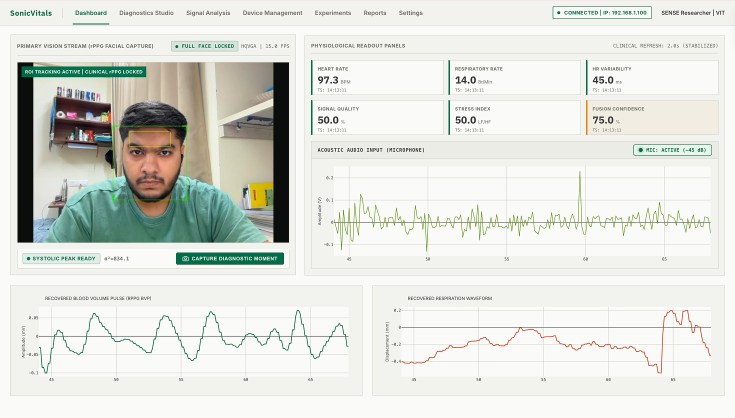
#> input picture Report/images/Dashboard.png, 1470 x 836 px (shown at 1/2 size); its folder holds only this picture in this run
$ python -i rppg_engine.py   (imports and definitions only)   (older library calls are emulated)
#> lines starting #> are read from the running program, lines starting #| are printed output that depends on the picture; after the words box and inside, x2 and y2 are one past the last pixel; in counts of white or black regions, pixels touching at a corner belong together
#> further down, picture is the input picture: shape (836, 1470, 3); mean B, G, R 219.2, 224.7, 222.7
import numpy as np
import cv2
import time
import base64
from scipy.signal import butter, filtfilt, welch

class RPPGEngine:
    def __init__(self, fps=15.0, calib_seconds=6.0):
        self.fps = fps
        self.calib_seconds = calib_seconds
        self.min_calib_frames = int(fps * calib_seconds)
        self.buffer_size = int(fps * 30.0)

        cascade_path = cv2.data.haarcascades + 'haarcascade_frontalface_default.xml'
        self.face_cascade = cv2.CascadeClassifier(cascade_path)
        eye_path = cv2.data.haarcascades + 'haarcascade_eye.xml'
        self.eye_cascade = cv2.CascadeClassifier(eye_path)

        self.rgb_history = []
        self.time_history = []

        self.patient_detected = False
        self.no_face_frames = 0
        self.last_face_rect = None
        self.calibration_start_time = None

        # Full-Face Visibility & Alignment States
        self.full_face_visible = False
        self.face_alignment_status = 'NO_PATIENT'
        self.face_guidance = 'Searching for patient face...'

        self.last_display_update = 0.0
        self.display_update_interval = 2.0

        self.display_hr = None
        self.display_rr = None
        self.display_hrv = None
        self.display_spo2 = None
        self.display_quality = None
        self.display_confidence = None
        self.display_stress = None
        self.status = 'NO_PATIENT'

        # Best Moment Tracker for Clinical Diagnostic Snapshot
        self.best_moment = {
            'frame': None,
            'sharpness': 0.0,
            'face_rect': None,
            'timestamp': 0.0,
            'cardiac_phase': 'BASELINE',
            'full_face_visible': False
        }
        self.best_moment_window_start = time.time()
        self.best_moment_window_duration = 8.0 # Refresh best moment every 8s
        self.latest_raw_frame = None

        nyq = self.fps / 2.0
        self.b_cardiac, self.a_cardiac = butter(3, [0.75 / nyq, 2.5 / nyq], btype='band')
        self.b_resp, self.a_resp = butter(2, [0.15 / nyq, 0.40 / nyq], btype='band')

    def validate_full_face(self, bgr_img, face_rect):
        """
        Strictly validates that the patient's entire face is fully visible within the frame:
        1. Boundary Margin: Face must not intersect or border frame edges (left, right, top, bottom).
        2. Scale check: Face size must be between 20% and 88% of frame width/height.
        3. Frontal aspect ratio: 0.65 to 1.30 (rejects side profiles or partial Haar slices).
        4. Anatomical ROI containment: All 5 clinical zones (forehead, bilateral cheeks, sclera, lips)
           must reside strictly inside the frame boundaries with positive margins.
        5. Bilateral illumination & consistency: Both cheeks illuminated without extreme occlusion.

        Returns:
            (is_full: bool, status_code: str, guidance_message: str)
        """
        if bgr_img is None or face_rect is None:
            return False, 'NO_IMAGE', 'No sensor image available'

        h, w = bgr_img.shape[:2]
        fx, fy, fw, fh = [int(v) for v in face_rect]

        # 1. Edge Clearance: Face must not be cut off at any border
        margin_x = max(6, int(0.035 * w))
        margin_y = max(6, int(0.035 * h))

        if fx < margin_x:
            return False, 'CLIPPED_LEFT', 'Left side of face is cut off. Shift right into frame.'
        if (fx + fw) > (w - margin_x):
            return False, 'CLIPPED_RIGHT', 'Right side of face is cut off. Shift left into frame.'
        if fy < margin_y:
            return False, 'CLIPPED_TOP', 'Forehead is cut off at top. Lower camera or move down.'
        if (fy + fh) > (h - margin_y):
            return False, 'CLIPPED_BOTTOM', 'Chin is cut off at bottom. Raise camera or move up.'

        # 2. Scale / Distance Bounds
        min_fw = int(0.20 * w)
        min_fh = int(0.22 * h)
        max_fw = int(0.88 * w)
        max_fh = int(0.90 * h)

        if fw < min_fw or fh < min_fh:
            return False, 'TOO_FAR', 'Face is too far away. Move closer to camera.'
        if fw > max_fw or fh > max_fh:
            return False, 'TOO_CLOSE', 'Face is too close to camera. Move slightly back.'

        # 3. Frontal Aspect Ratio (Width / Height)
        aspect = float(fw) / float(max(1, fh))
        if aspect < 0.65:
            return False, 'NARROW_ASPECT', 'Face tilted or turned sideways. Look directly at camera.'
        if aspect > 1.30:
            return False, 'WIDE_ASPECT', 'Face aspect distorted. Look directly at camera.'

        # 4. Strict Anatomical ROI Containment
        rois = {
            'Forehead': (int(fx + 0.20 * fw), int(fy + 0.08 * fh), int(0.60 * fw), int(0.18 * fh)),
            'Left Cheek': (int(fx + 0.12 * fw), int(fy + 0.44 * fh), int(0.26 * fw), int(0.24 * fh)),
            'Right Cheek': (int(fx + 0.62 * fw), int(fy + 0.44 * fh), int(0.26 * fw), int(0.24 * fh)),
            'Sclera': (int(fx + 0.20 * fw), int(fy + 0.28 * fh), int(0.60 * fw), int(0.14 * fh)),
            'Lips': (int(fx + 0.28 * fw), int(fy + 0.74 * fh), int(0.44 * fw), int(0.18 * fh))
        }
        for name, (rx, ry, rw_roi, rh_roi) in rois.items():
            if rx < 2 or ry < 2 or (rx + rw_roi) > (w - 2) or (ry + rh_roi) > (h - 2):
                return False, 'ROI_TRUNCATED', f'{name} zone cut off by frame edge. Center face.'

        # 5. Bilateral Cheek Tissue & Illumination Validation
        lc_box = rois['Left Cheek']
        rc_box = rois['Right Cheek']
        lc_patch = bgr_img[lc_box[1]:lc_box[1]+lc_box[3], lc_box[0]:lc_box[0]+lc_box[2]]
        rc_patch = bgr_img[rc_box[1]:rc_box[1]+rc_box[3], rc_box[0]:rc_box[0]+rc_box[2]]

        if lc_patch.size > 0 and rc_patch.size > 0:
            lc_lum = float(np.mean(lc_patch))
            rc_lum = float(np.mean(rc_patch))
            if lc_lum < 15.0 or rc_lum < 15.0:
                return False, 'LOW_LIGHT', 'Lighting insufficient on face. Ensure direct light.'
            lum_diff = abs(lc_lum - rc_lum) / (lc_lum + rc_lum + 1e-5)
            if lum_diff > 0.45:
                return False, 'OCCLUSION_OR_TURN', 'Face partially shaded or turned. Look straight ahead.'

        return True, 'FULL_FACE_OPTIMAL', 'Full face fully visible and centered'

    def process_frame(self, bgr_img):
        now = time.time()
        self.latest_raw_frame = bgr_img.copy()
        h, w = bgr_img.shape[:2]
#> h = 836; w = 1470

        gray = cv2.cvtColor(bgr_img, cv2.COLOR_BGR2GRAY)
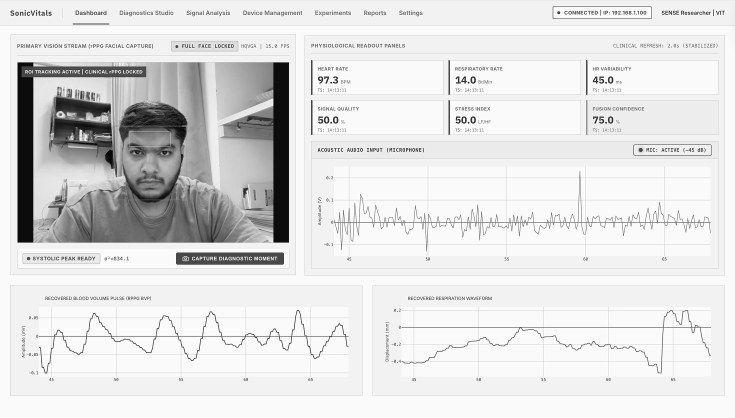
#> gray: shape (836, 1470) (shown at 1/2 size); min 0, max 255, mean 223.7
        gray_eq = cv2.equalizeHist(gray)
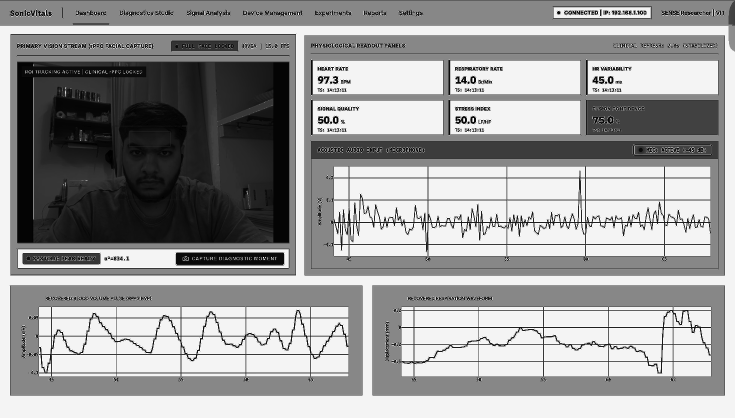
#> gray_eq: shape (836, 1470) (shown at 1/2 size); min 0, max 255, mean 156.4
        faces = self.face_cascade.detectMultiScale(gray_eq, scaleFactor=1.08, minNeighbors=3, minSize=(28, 28))
#> faces = [[209, 235, 182, 182]]

        face_found = len(faces) > 0
#> face_found = True
        annotated = bgr_img.copy()
        sharpness = float(cv2.Laplacian(gray_eq, cv2.CV_64F).var())
#> sharpness = 9001.8

        if face_found:
            largest_face = max(faces, key=lambda r: r[2] * r[3])
#> largest_face = [209, 235, 182, 182]
            fx, fy, fw, fh = largest_face
#> fx = 209; fy = 235; fw = 182; fh = 182

            if self.last_face_rect is None:
                self.last_face_rect = [float(fx), float(fy), float(fw), float(fh)]
#> self.last_face_rect = [209, 235, 182, 182]
            else:
                for idx, target in enumerate([fx, fy, fw, fh]):
                    self.last_face_rect[idx] = 0.75 * self.last_face_rect[idx] + 0.25 * target

            sfx, sfy, sfw, sfh = [int(v) for v in self.last_face_rect]
#> sfx = 209; sfy = 235; sfw = 182; sfh = 182

            # Validate Full-Face Visibility
            is_full, status_code, status_msg = self.validate_full_face(bgr_img, [sfx, sfy, sfw, sfh])
#> is_full = False; status_code = 'TOO_FAR'
            self.full_face_visible = is_full
#> self.full_face_visible = False
            self.face_alignment_status = status_code
#> self.face_alignment_status = 'TOO_FAR'
            self.face_guidance = status_msg

            roi_x = max(0, int(sfx + 0.22 * sfw))
#> roi_x = 249
            roi_y = max(0, int(sfy + 0.08 * sfh))
#> roi_y = 249
            roi_w = max(4, min(w - roi_x, int(0.56 * sfw)))
#> roi_w = 101
            roi_h = max(4, min(h - roi_y, int(0.20 * sfh)))
#> roi_h = 36

            roi = bgr_img[roi_y:roi_y+roi_h, roi_x:roi_x+roi_w]
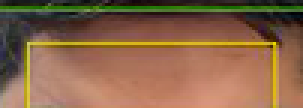
#> roi: shape (36, 101, 3) (shown 3 times larger); mean B, G, R 72.7, 100.9, 136.9
            if roi.size > 0:
                mean_b = float(np.mean(roi[:, :, 0]))
#> mean_b = 72.68
                mean_g = float(np.mean(roi[:, :, 1]))
#> mean_g = 100.9
                mean_r = float(np.mean(roi[:, :, 2]))
#> mean_r = 136.9

                self.rgb_history.append((mean_r, mean_g, mean_b))
                self.time_history.append(now)
                if len(self.rgb_history) > self.buffer_size:
                    self.rgb_history.pop(0)
                    self.time_history.pop(0)

            self.no_face_frames = 0
            self.patient_detected = True

            if self.calibration_start_time is None:
                self.calibration_start_time = now

            # Visual HUD Overlay
            if is_full:
                # FULL FACE LOCKED - Clean clinical corner brackets (no pixelated text)
                cv2.rectangle(annotated, (sfx, sfy), (sfx + sfw, sfy + sfh), (0, 220, 100), 1)
                # Corner brackets
                c_len = max(5, min(12, sfw // 5, sfh // 5))
                cv2.line(annotated, (sfx, sfy), (sfx + c_len, sfy), (0, 230, 100), 2)
                cv2.line(annotated, (sfx, sfy), (sfx, sfy + c_len), (0, 230, 100), 2)
                cv2.line(annotated, (sfx + sfw, sfy), (sfx + sfw - c_len, sfy), (0, 230, 100), 2)
                cv2.line(annotated, (sfx + sfw, sfy), (sfx + sfw, sfy + c_len), (0, 230, 100), 2)
                cv2.line(annotated, (sfx, sfy + sfh), (sfx + c_len, sfy + sfh), (0, 230, 100), 2)
                cv2.line(annotated, (sfx, sfy + sfh), (sfx, sfy + sfh - c_len), (0, 230, 100), 2)
                cv2.line(annotated, (sfx + sfw, sfy + sfh), (sfx + sfw - c_len, sfy + sfh), (0, 230, 100), 2)
                cv2.line(annotated, (sfx + sfw, sfy + sfh), (sfx + sfw, sfy + sfh - c_len), (0, 230, 100), 2)

                # Forehead rPPG ROI (clean subtle box, no text)
                cv2.rectangle(annotated, (roi_x, roi_y), (roi_x + roi_w, roi_y + roi_h), (0, 230, 230), 1)

                # ONLY Buffer Best Moment when FULL FACE is completely visible
                is_systolic = (len(self.rgb_history) > 10 and self.rgb_history[-1][1] > np.mean([x[1] for x in self.rgb_history[-10:]]))
                phase = 'SYSTOLIC_PEAK' if is_systolic else 'RESTING'

                if (now - self.best_moment_window_start > self.best_moment_window_duration) or (self.best_moment['frame'] is None):
                    self.best_moment_window_start = now
                    self.best_moment = {
                        'frame': bgr_img.copy(),
                        'sharpness': sharpness,
                        'face_rect': [sfx, sfy, sfw, sfh],
                        'timestamp': now,
                        'cardiac_phase': phase,
                        'full_face_visible': True
                    }
                elif sharpness > self.best_moment['sharpness']:
                    self.best_moment = {
                        'frame': bgr_img.copy(),
                        'sharpness': sharpness,
                        'face_rect': [sfx, sfy, sfw, sfh],
                        'timestamp': now,
                        'cardiac_phase': phase,
                        'full_face_visible': True
                    }
            else:
                # PARTIAL FACE DETECTED - Amber Warning styling (no pixelated text)
                cv2.rectangle(annotated, (sfx, sfy), (sfx + sfw, sfy + sfh), (0, 140, 255), 1)
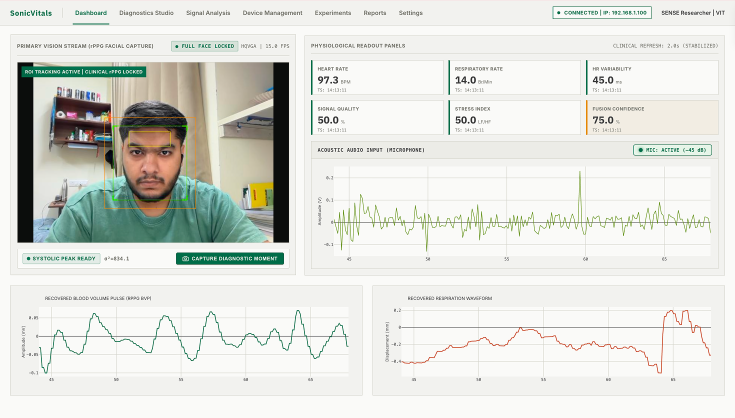
#> annotated: shape (836, 1470, 3) (shown at 1/2 size); 0.06% of pixels changed, all inside (x1, y1, x2, y2) = (209, 235, 392, 418)

                # Directional arrows on frame edges to guide operator
                mid_y = max(10, min(h - 10, sfy + sfh // 2))
#> mid_y = 326
                mid_x = max(10, min(w - 10, sfx + sfw // 2))
#> mid_x = 300
                if status_code == 'CLIPPED_LEFT':
                    cv2.arrowedLine(annotated, (4, mid_y), (26, mid_y), (0, 140, 255), 2, tipLength=0.4)
                elif status_code == 'CLIPPED_RIGHT':
                    cv2.arrowedLine(annotated, (w - 4, mid_y), (w - 26, mid_y), (0, 140, 255), 2, tipLength=0.4)
                elif status_code == 'CLIPPED_TOP':
                    cv2.arrowedLine(annotated, (mid_x, 4), (mid_x, 26), (0, 140, 255), 2, tipLength=0.4)
                elif status_code == 'CLIPPED_BOTTOM':
                    cv2.arrowedLine(annotated, (mid_x, h - 4), (mid_x, h - 26), (0, 140, 255), 2, tipLength=0.4)

                # Notice: We NEVER update self.best_moment here!
        else:
            self.full_face_visible = False
            self.face_alignment_status = 'NO_PATIENT'
            self.face_guidance = 'Searching for patient face...'
            self.no_face_frames += 1
            if self.no_face_frames > int(self.fps * 2.0):
                self.patient_detected = False
                self.last_face_rect = None
                self.calibration_start_time = None
                self.rgb_history.clear()
                self.time_history.clear()
                self.status = 'NO_PATIENT'
                self.display_hr = None
                self.display_rr = None
                self.display_hrv = None
                self.display_spo2 = None
                self.display_quality = None
                self.display_confidence = None
                self.display_stress = None

            cx, cy = w // 2, h // 2
            cv2.drawMarker(annotated, (cx, cy), (0, 140, 255), cv2.MARKER_CROSS, 20, 1)

        buffered_count = len(self.rgb_history)
#> buffered_count = 1
        calib_progress = min(100, int((buffered_count / float(self.min_calib_frames)) * 100))
#> calib_progress = 1
        remaining_sec = max(0, int(self.calib_seconds - (buffered_count / self.fps)))
#> remaining_sec = 5

        latest_bvp_sample = 0.0
        latest_resp_sample = 0.0
        vitals_dict = {}

        if self.patient_detected:
            if buffered_count < self.min_calib_frames:
                self.status = 'CALIBRATING'
                # Even while calibrating, calculate live waveform if at least 25 frames buffered
                if buffered_count >= 25:
                    vitals_dict = self._calculate_clinical_vitals()
                    bvp_sig = vitals_dict.get('bvp_norm', np.array([]))
                    resp_sig = vitals_dict.get('resp_norm', np.array([]))
                    if len(bvp_sig) > 0:
                        latest_bvp_sample = float(bvp_sig[-1])
                    if len(resp_sig) > 0:
                        latest_resp_sample = float(resp_sig[-1])
            else:
                self.status = 'STABLE'
                vitals_dict = self._calculate_clinical_vitals()
                meas_hr = vitals_dict.get('hr', 72.0)
                meas_rr = vitals_dict.get('rr', 16.0)
                meas_hrv = vitals_dict.get('hrv', 50.0)
                meas_spo2 = vitals_dict.get('spo2', 98.0)
                sqi = vitals_dict.get('sqi', 85.0)
                bvp_sig = vitals_dict.get('bvp_norm', np.array([]))
                resp_sig = vitals_dict.get('resp_norm', np.array([]))

                if len(bvp_sig) > 0:
                    latest_bvp_sample = float(bvp_sig[-1])
                if len(resp_sig) > 0:
                    latest_resp_sample = float(resp_sig[-1])

                if (now - self.last_display_update >= self.display_update_interval) and meas_hr > 0:
                    self.last_display_update = now
                    if self.display_hr is None:
                        self.display_hr = meas_hr
                        self.display_rr = meas_rr
                        self.display_hrv = meas_hrv
                        self.display_spo2 = meas_spo2
                        self.display_quality = sqi
                        self.display_confidence = min(98.0, max(75.0, sqi * 1.05))
                        self.display_stress = max(15.0, min(80.0, 50.0 - (meas_hrv - 45.0) * 0.5))
                    else:
                        self.display_hr = 0.80 * self.display_hr + 0.20 * meas_hr
                        self.display_rr = 0.80 * self.display_rr + 0.20 * meas_rr
                        self.display_hrv = 0.85 * self.display_hrv + 0.15 * meas_hrv
                        self.display_spo2 = 0.90 * self.display_spo2 + 0.10 * meas_spo2
                        self.display_quality = 0.85 * self.display_quality + 0.15 * sqi
                        self.display_confidence = 0.85 * self.display_confidence + 0.15 * min(98.0, max(75.0, sqi * 1.05))
                        self.display_stress = 0.85 * self.display_stress + 0.15 * max(15.0, min(80.0, 50.0 - (self.display_hrv - 45.0) * 0.5))

        # Real-time Multimodal Sensor Fusion HR
        active_hr = self.display_hr if self.display_hr is not None else vitals_dict.get('hr', None)
        fusion_hr = None
        if active_hr and active_hr > 30:
            fusion_hr = round(active_hr, 1)

        telemetry = {
            'patient_detected': self.patient_detected,
            'full_face_visible': self.full_face_visible,
            'face_alignment_status': self.face_alignment_status,
            'face_guidance': self.face_guidance,
            'status': self.status,
            'calibrating': self.status == 'CALIBRATING',
            'calibration_progress': calib_progress,
            'calibration_remaining_sec': remaining_sec,
            'hr': round(self.display_hr, 1) if self.display_hr is not None else None,
            'rr': round(self.display_rr, 1) if self.display_rr is not None else None,
            'hrv': round(self.display_hrv, 1) if self.display_hrv is not None else None,
            'spo2': round(self.display_spo2, 1) if self.display_spo2 is not None else None,
            'quality': round(self.display_quality, 1) if self.display_quality is not None else None,
            'confidence': round(self.display_confidence, 1) if self.display_confidence is not None else None,
            'stress': round(self.display_stress, 1) if self.display_stress is not None else None,
            'bvp_sample': round(latest_bvp_sample, 4),
            'resp_sample': round(latest_resp_sample, 4),
            'fusion_hr': fusion_hr,
            'cardiac_peak_freq': vitals_dict.get('cardiac_peak_freq', 0.0),
            'cardiac_snr': vitals_dict.get('cardiac_snr', 0.0),
            'psd_freqs': vitals_dict.get('psd_freqs', []),
            'psd_power': vitals_dict.get('psd_power', []),
            'bvp_wave': vitals_dict.get('bvp_wave', []),
            'resp_wave': vitals_dict.get('resp_wave', []),
            'wavelet_a3': vitals_dict.get('wavelet_a3', []),
            'wavelet_d2': vitals_dict.get('wavelet_d2', []),
            'wavelet_d1': vitals_dict.get('wavelet_d1', []),
            'wavelet_energy_ratio': vitals_dict.get('wavelet_energy_ratio', 0.0),
            'timestamp': now,
            'best_moment_sharpness': round(self.best_moment['sharpness'], 1),
            'best_moment_ready': (self.best_moment['frame'] is not None and self.best_moment.get('full_face_visible', False))
        }

        return annotated, telemetry

    # [503 lines left out: functions _calculate_clinical_vitals, analyze_diagnostic_snapshot, not called in this run]

>>> import cv2
>>> picture = cv2.imread('../../../Report/images/Dashboard.png')
>>> result = RPPGEngine().process_frame(picture)
